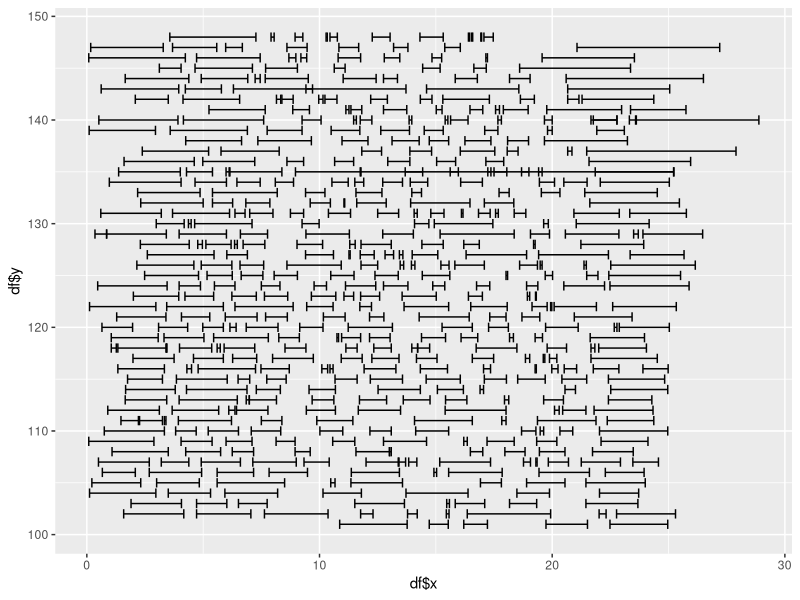

R code for this plot:
library(ggplot2)
library(plyr)

# load data table
sleep <- read.table('sleeps.csv', header=TRUE, sep=',')

# transform into usable data
df <- ddply(sleep, .(id), function(df) {
	format <- '%H:%M:%S %m-%d-%Y'
	start <- strptime(df[1,2], format)
	end <- strptime(df[1,3], format)
	xmin <- (start$hour + start$min/60)
	xmax <- (end$hour + end$min/60)
	if(end$mday > start$mday) {
		xmax <- xmax + 24
	}
	data.frame(xmin = xmin, xmax = xmax, x = xmin, y = start$yday)
})

print(ggplot() + geom_errorbarh(aes(xmin = df$xmin, xmax = df$xmax, x = df$x, y = df$y)))
